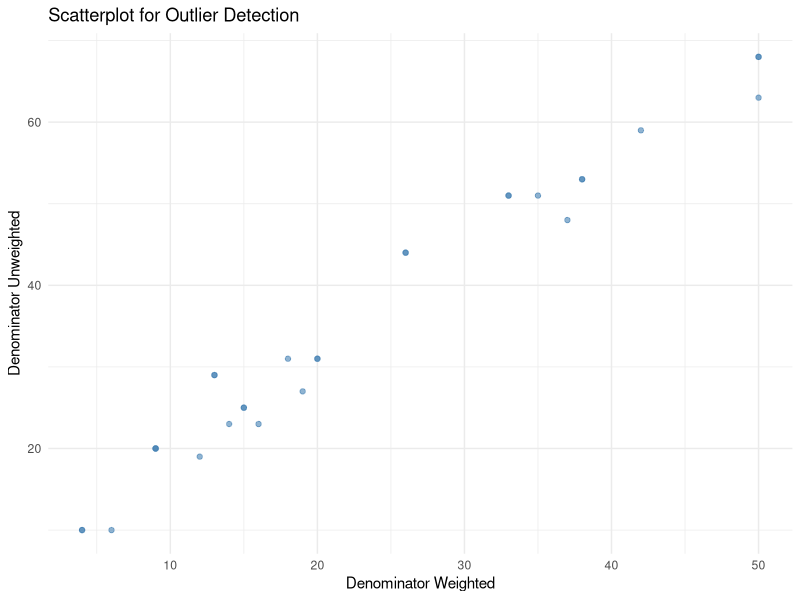

Write R code to recreate this figure. (Note: this script raises an error after producing the figure.)
## ---- chunk 1
knitr::opts_chunk$set(echo = TRUE)
## ---- chunk 2
library(dplyr)
library(tidyr)
library(stringr)
library(readr)
library(here)
library(ggplot2)
library(purrr)

getwd()
list.files("data/raw_data")
## ---- chunk 3
cmr_df <- read_csv(here("raw_data", "child-mortality-rates_national_zaf.csv"))
## ---- chunk 4
head(cmr_df)
## ---- chunk 5
cmr_df <- cmr_df[-1, ]
## ---- chunk 6
dim(cmr_df)
## ---- chunk 7
dup_check <- cmr_df %>%
  group_by(Indicator, SurveyYear, CharacteristicId, Value) %>%
  filter(n() > 1)

dup_check

## ---- chunk 8
cmr_df <- cmr_df %>% filter(DataId != "799142")
## ---- chunk 9

data.frame(
  Column = names(cmr_df),
  Missing_Percentage = paste0(round(colMeans(is.na(cmr_df)) * 100, 2), "%")
  )

## ---- chunk 10
data.frame(
  Column = names(cmr_df),
  Missing_Data = paste0(colSums(is.na(cmr_df)))
  )
## ---- chunk 11
data.frame(
  Column = names(cmr_df),
  paste0(sapply(cmr_df, typeof))
)

## ---- chunk 12
str(cmr_df)

## ---- chunk 13
cmr_df <- cmr_df %>%
  mutate(
        Value = as.numeric(Value),
    Precision = as.numeric(Precision),
    SurveyYear = as.integer(SurveyYear),
    IndicatorOrder = as.integer(IndicatorOrder),
    CharacteristicId = as.integer(CharacteristicId),
    CharacteristicOrder = as.integer(CharacteristicOrder),
    IsTotal = as.logical(as.integer(IsTotal)),
    IsPreferred = as.logical(as.integer(IsPreferred)),
    SurveyYearLabel = as.integer(SurveyYearLabel),
    DenominatorWeighted = as.numeric(DenominatorWeighted),
    DenominatorUnweighted = as.numeric(DenominatorUnweighted),
  )
## ---- chunk 14
library(dplyr)
library(purrr)

n_sample <- 3

summary_tbl <- cmr_df %>%
  map_df(~ tibble(
    n_unique = n_distinct(.),
    sample_values = paste(head(unique(.), n_sample), collapse = ", ")
  ), .id = "column")


summary_tbl
## ---- chunk 15

n_sample <- 3

summary_tbl <- cmr_df %>%
  map_df(~ tibble(
    n_unique = n_distinct(.),
    sample_values = paste(head(unique(.), n_sample), collapse = ", ")
  ), .id = "column")

summary_tbl

## ---- chunk 16

cmr_df <- cmr_df %>%
  select(
    -ISO3, 
    -Precision,
    -DHS_CountryCode, 
    -CountryName, 
    -SurveyId,
    -IsTotal,
    -RegionId, 
    -SurveyYearLabel, 
    -SurveyType,
    -DenominatorWeighted,
    -DenominatorUnweighted
  )
## ---- chunk 17
str(cmr_df)
## ---- chunk 18
ggplot(cmr_df, aes(x = CILow, y = CIHigh)) +
  geom_point(alpha = 0.6, color = "steelblue") +
  labs(title = "Scatterplot for Outlier Detection",
       x = "Denominator Weighted",
       y = "Denominator Unweighted") +
  theme_minimal()

## ---- chunk 19
write_csv(cmr_df, here("cleaned_data", "child-mortality-rate_cleaned.csv"))
